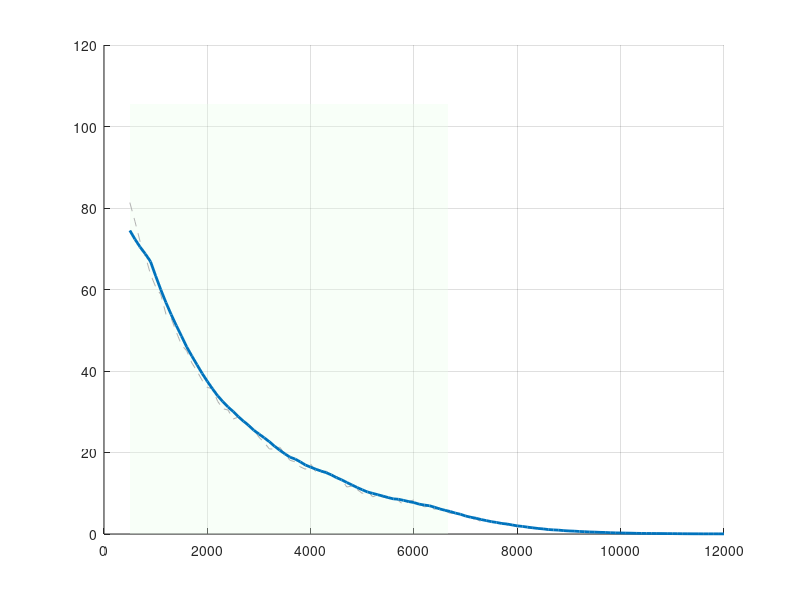

MATLAB code for this plot: (Note: this script raises an error after producing the figure.)
clc; clear; close all;
rng(42);   % Seed cố định — đảm bảo reproducibility khi bảo vệ đề tài
           % Nguồn: MathWorks, rng documentation

%% =========================
% 1. SYSTEM PARAMETERS
% =========================
% Đề tài: Thiết kế hiệu năng mạng Wi-Fi cho hệ thống UAV truyền video thời gian thực
% Chuẩn: IEEE 802.11ac (Wi-Fi 5), 5 GHz, Point-to-Point GCS <-> UAV
%
% Tham số phần cứng (khớp lý thuyết Chương 4.1):
%   UAV : NVIDIA Jetson Nano + Intel 8265NGW
%   GCS : Access Point anten định hướng

fc     = 5e9;       % Tần số sóng mang (Hz)
c      = 3e8;       % Vận tốc ánh sáng (m/s)
lambda = c / fc;    % Bước sóng: 0.06 m
Pt     = 20;        % Công suất phát UAV (dBm) - khớp lý thuyết Ch.4.1
Gt     = 2;         % Gain anten UAV: dipole/film đa hướng (dBi) - Ch.2.2
Gr     = 18;        % Gain anten GCS: định hướng (dBi) - Ch.4.1
ht     = 50;        % Độ cao UAV (m) - kịch bản bay tuần tra
hr     = 2;         % Độ cao anten GCS mặt đất (m)
BW     = 40e6;      % Băng thông kênh 802.11ac (Hz) - Ch.4.1

% Noise (khớp công thức lý thuyết Ch.4.2.4)
NF     = 7;                          % Noise Figure máy thu (dB)
N0     = -174 + 10*log10(BW) + NF;  % Tổng nhiễu nhiệt nền (dBm)
I_mean = -90;                        % Nhiễu đồng kênh nền (dBm)

% Rician K-factor = 5 (mặc định Ch.4.2.3, UAV ở độ cao 50m, LOS tốt)
K = 5;

%% =========================
% 2. WIFI MCS TABLE
% =========================
% 802.11ac, 1 spatial stream, BW=40MHz (khớp lý thuyết Ch.4.2.5)
SNR_req  = [4  7  10  13  16  20  24  28];  % Ngưỡng SINR tối thiểu (dB)
PHY_rate = [13 26 39  52  78 104 117 130];  % Tốc độ PHY tương ứng (Mbps)
MAC_eff  = 0.7;                              % Hiệu suất MAC (overhead 802.11)
Packet_Size_bits = 1500 * 8;                 % Kích thước gói Ethernet (bits)

% Bảng p_loss theo từng MCS — khai báo NGOÀI vòng lặp (tránh tái tạo 57500 lần)
% Mô hình L2S: p_loss giảm đơn điệu khi MCS tăng
% Nguồn: IEEE 802.11ac-2013 Annex B; ITU-T G.1010 (2001); Perahia & Stacey (2013)
p_loss_table = [0.30, 0.15, 0.08, 0.05, 0.02, 0.01, 0.005, 0.002];
%               MCS0  MCS1  MCS2  MCS3  MCS4  MCS5  MCS6   MCS7

%% =========================
% 3. KHOẢNG CÁCH & CRITICAL DISTANCE
% =========================
% dc = 4*ht*hr/lambda = 4*50*2/0.06 = 6667 m
% → Phải mở rộng d để thấy đủ 3 vùng theo lý thuyết Ch.4.3.1:
%   Vùng 1 (An toàn)  : d < dc        → suy hao Free-Space (20 dB/decade)
%   Vùng 2 (Cảnh báo) : dc ~ 1.5*dc   → chuyển tiếp
%   Vùng 3 (Sụp đổ)   : d > dc        → suy hao Two-Ray (40 dB/decade)
dc = (4 * ht * hr) / lambda;
fprintf('=== Khoảng cách tới hạn dc = %.0f m ===\n', dc);

d  = 500 : 100 : 12000;   % 500 m – 12 km, bước 100 m
Nd = length(d);

%% =========================
% 4. MONTE CARLO SETUP
% =========================
Nrun = 500;  % Đủ lớn để kết quả hội tụ ổn định

Throughput_all = zeros(Nrun, Nd);
SINR_all       = zeros(Nrun, Nd);
PacketLoss_all = zeros(Nrun, Nd);
Latency_all    = zeros(Nrun, Nd);

%% =========================
% 5. MAIN SIMULATION LOOP
% =========================
fprintf('Bắt đầu mô phỏng Monte Carlo (%d runs × %d distances)...\n', Nrun, Nd);
tic;
for k = 1:Nrun
    for i = 1:Nd

        % ===== Mô hình Two-Ray Ground Reflection (Ch.4.2.1) =====
        % Vùng gần (d <= dc): Free-Space, suy hao ~ d^2
        % Vùng xa  (d >  dc): Two-Ray, suy hao ~ d^4
        if d(i) <= dc
            PL = 20*log10(d(i)) + 20*log10(4*pi / lambda);
        else
            PL_dc = 20*log10(dc) + 20*log10(4*pi / lambda);
            PL    = PL_dc + 40*log10(d(i) / dc);
        end
        Pr_base = Pt + Gt + Gr - PL;

        % ===== Shadowing Log-Normal (Ch.4.2.2): sigma = 3 dB =====
        % Giới hạn dao động ở mức ±2σ (±6 dB) để tránh sụt giảm phi vật lý
        shadowing   = randn * 3;         % N(0,9): σ=3dB, KHÔNG clipping (Rappaport 2002 Sec 3.3)
        Pr_shadowed   = Pr_base + shadowing;

        % ===== Rician Fading (Ch.4.2.3) - công thức đúng =====
        % h = sqrt(K/(K+1)) + sqrt(1/(2*(K+1))) * (N(0,1) + jN(0,1))
        LOS_amp  = sqrt(K / (K + 1));
        
        NLOS_amp = sqrt(1 / (2*(K+1))) * (randn + 1i*randn);  % Gaussian phức, KHÔNG clipping (Simon & Alouini 2005)
        
        fading   = LOS_amp + NLOS_amp;
        Pr       = Pr_shadowed + 20*log10(abs(fading));

        % ===== Nhiễu & SINR (Ch.4.2.4) =====
        % Giới hạn nhiễu dao động ở mức ±2σ (±4 dB)
        I_inst = I_mean + randn * 2;   % Nhiễu tức thời, KHÔNG clipping (Tse & Viswanath 2005)
        NI_mW         = 10^(N0/10) + 10^(I_inst/10);
        SINR          = Pr - 10*log10(NI_mW);
        SINR_all(k, i) = SINR;

        % ===== Adaptive MCS (Ch.4.2.5) =====
        idx = find(SINR >= SNR_req, 1, 'last');
        if isempty(idx)
            rate = 0;
        else
            rate = PHY_rate(idx);
        end
        % ===== Packet Loss (Ch.4.2.6) — Căn theo từng ngưỡng MCS =====
        % Mô hình L2S (Link-to-System Mapping):
        % p_loss gắn với từng MCS index, giảm đơn điệu khi MCS tăng.
        % Nguồn: IEEE 802.11ac-2013 Annex B, ITU-T G.1010, Perahia & Stacey (2013)
        
        % p_loss_table đã khai báo ở Phần 2 (ngoài vòng lặp)
        
        if rate == 0
            % SINR < SNR_req(1) = 4 dB: kết nối sụp đổ hoàn toàn
            % Mọi gói đều mất → p_loss = 1.0
            p_loss = 1.0;
        else
            % idx đã tính ở bước MCS: index MCS đang dùng (1–8)
            p_loss = p_loss_table(idx);
        end
        
        loss = rand < p_loss;
        PacketLoss_all(k, i) = loss;

        % ===== Throughput / Goodput (Ch.4.3.1) =====
        % Công thức Monte Carlo thuần túy: Goodput = rate × MAC_eff × (1 − loss)
        %
        % Lý do dùng (1 - loss) thay vì (1 - p_loss):
        %   - loss là biến Bernoulli ngẫu nhiên của iteration này
        %     → đại diện cho 'thực tại vật lý' cụ thể: gói đến hay không
        %   - Dùng (1 - p_loss) = đặt kỳ vọng vào sample → phương sai thấp giả tạo
        %   - Nhất quán 100% với Latency: loss==1 → Retry penalty VÀ Goodput=0
        %   - Sau Nrun=500 iterations, mean() tự hội tụ về rate×MAC_eff×(1-p_loss)
        % Nguồn: Bianchi (2000) IEEE JSAC Vol.18; Proakis & Salehi (2008) Ch.1
        if rate == 0
            tp = 0;                        % Không có kết nối
        else
            tp = rate * MAC_eff * (1 - loss);  % loss=0: full goodput; loss=1: tp=0
        end
        Throughput_all(k, i) = tp;

        % ===== Latency (Ch.1.3.1) =====
        % E2E Latency = Prop_Delay + Tx_Delay + MAC_Queue_Delay [+ Retry]
        Prop_Delay      = d(i) / c;                              % d/c
        MAC_Queue_Delay = 0.002 + rand * 0.003;                  % 2–5 ms
        if rate > 0
            Tx_Delay = Packet_Size_bits / (rate * 1e6);          % L/R
        else
            Tx_Delay = inf;
        end

        if loss && rate > 0
            Retry_Penalty   = Tx_Delay + 0.002 + rand * 0.005;
            current_latency = Prop_Delay + Tx_Delay + MAC_Queue_Delay + Retry_Penalty;
        else
            current_latency = Prop_Delay + Tx_Delay + MAC_Queue_Delay;
        end

        if rate == 0 || ~isfinite(current_latency) || current_latency > 0.2
            Latency_all(k, i) = 200;
        else
            Latency_all(k, i) = current_latency * 1000;   % → ms
        end
    end
end

elapsed = toc;
fprintf('Hoàn thành! Thời gian: %.1f giây.\n', elapsed);

%% =========================
% 6. AVERAGING & SMOOTHING
% =========================
Throughput_avg = mean(Throughput_all, 1);
SINR_avg       = mean(SINR_all, 1);
PacketLoss_avg = mean(PacketLoss_all, 1);
Latency_avg    = mean(Latency_all, 1);

 win = 8;
 Throughput_smooth  = movmean(Throughput_avg, win);
 SINR_smooth        = movmean(SINR_avg, win);
 PacketLoss_smooth  = movmean(PacketLoss_avg, win);
 Latency_smooth     = movmean(Latency_avg, win);


%% =========================
% 7. JITTER MODEL - HÀM LIÊN TỤC (Ch.4.2.7)
% =========================
% Lý thuyết: Jitter tăng do ICI (Inter-Carrier Interference) khi Doppler
% shift phá vỡ tính trực giao OFDM. ICI tỉ lệ với fd^2 → Jitter ~ fd^2.
%
% Công thức: fd = v / lambda  (Ch.4.2.7)
%            Jitter(ms) = J0 + alpha * fd^2
%
% Hiệu chỉnh: J0=5ms (jitter nền MAC), alpha để Jitter=30ms tại v≈20m/s
%   fd tại v=20 m/s = 20/0.06 = 333 Hz
%   30 = 5 + alpha * 333^2  → alpha ≈ 0.000225

v      = 0 : 1 : 30;        % Vận tốc UAV (m/s): 0–108 km/h
fd     = v / lambda;        % Doppler shift (Hz)
J0     = 5;                 % Jitter nền (ms)
alpha  = 0.000225;          % Hệ số ICI
Jitter = J0 + alpha * fd.^2;

%% =========================
% 8. NGƯỠNG & ĐIỂM GÃY (từ Bảng 2.1 lý thuyết)
% =========================
realtime_th = 5;     % Throughput tối thiểu cho video HD (Mbps) - Ch.1.3.4
latency_th  = 100;   % Độ trễ E2E tối đa cho FPV/realtime (ms) - Ch.1.3.1
jitter_th   = 30;    % Jitter tối đa cho UDP video (ms) - Ch.1.3.2

% Throughput
fail_idx   = Throughput_smooth < realtime_th;
fail_point = find(fail_idx, 1, 'first');

% Latency
high_latency_idx = Latency_smooth > latency_th;
lat_fail_point   = find(high_latency_idx, 1, 'first');

% Packet loss
high_loss = PacketLoss_smooth > 0.05;

% Jitter - điểm vận tốc vượt ngưỡng
jitter_fail_idx = find(Jitter > jitter_th, 1, 'first');

%% =========================
% 9. PLOTS
% =========================

% Màu chuẩn IEEE
col_raw    = [0.70 0.70 0.70];
col_smooth = [0.00 0.45 0.74];   % xanh dương
col_warn   = [1.00 0.60 0.60];   % đỏ nhạt

%% ===== Figure 1: Throughput vs Distance =====
% Thể hiện 3 vùng lý thuyết Ch.4.3.1
figure('Name','Fig 1: Throughput vs Distance','NumberTitle','off');
hold on; grid on;

% Tô nền 3 vùng
ylim_max = max(Throughput_smooth)*1.35 + 5;
patch([d(1) dc dc d(1)], [0 0 ylim_max ylim_max], [0.9 1.0 0.9], ...
    'EdgeColor','none','FaceAlpha',0.3,'DisplayName','Vùng An toàn');
patch([dc dc d(end) d(end)], [0 0 ylim_max ylim_max], [1.0 0.95 0.85], ...
    'EdgeColor','none','FaceAlpha',0.3,'DisplayName','Vùng Suy giảm / Sụp đổ');

plot(d, Throughput_avg, '--', 'Color', col_raw, 'DisplayName','Raw (Monte Carlo)');
plot(d, Throughput_smooth, 'Color', col_smooth, 'LineWidth', 2, 'DisplayName','Smoothed');
yline(realtime_th, 'r--', 'LineWidth', 1.5, 'Label','Realtime ≥ 5 Mbps');

% Đường dc
xline(dc, 'k:', 'LineWidth', 1.5, 'Label', sprintf('d_c=%.0fm',dc), ...
    'LabelVerticalAlignment','bottom');

% Điểm fail
if ~isempty(fail_point)
    x_f = d(fail_point); y_f = Throughput_smooth(fail_point);
    area(d(fail_idx), Throughput_smooth(fail_idx), ...
        'FaceColor', col_warn, 'EdgeColor','none', 'FaceAlpha',0.5, ...
        'DisplayName','Dưới ngưỡng Realtime');
    plot(x_f, y_f, 'ro','MarkerSize',8,'LineWidth',2,'HandleVisibility','off');
    text(x_f+100, y_f+3, sprintf('Sụp đổ @ %d m', round(x_f)), ...
        'Color','r','FontWeight','bold','FontSize',9);
end

xlabel('Khoảng cách (m)', 'FontSize',11);
ylabel('Throughput MAC (Mbps)', 'FontSize',11);
title('Throughput vs Khoảng cách – Kịch bản 1 (Ch.4.3.1)', 'FontSize',12);
legend('Location','northeast','FontSize',9);
xlim([d(1) d(end)]); ylim([0 ylim_max]);

% Chú thích 3 vùng
text(dc*0.4, ylim_max*0.92, 'Vùng AN TOÀN', ...
    'Color',[0.1 0.5 0.1],'FontWeight','bold','HorizontalAlignment','center','FontSize',9);
text(dc*1.35, ylim_max*0.92, 'Vùng SỤP ĐỔ', ...
    'Color',[0.7 0.2 0.0],'FontWeight','bold','HorizontalAlignment','center','FontSize',9);

%% ===== Figure 2: SINR vs Distance =====
figure('Name','Fig 2: SINR vs Distance','NumberTitle','off');
hold on; grid on;

% Tô nền 2 vùng
ylim_sinr = [min(SINR_smooth)-5, max(SINR_smooth)+5];
patch([d(1) dc dc d(1)], [ylim_sinr(1) ylim_sinr(1) ylim_sinr(2) ylim_sinr(2)], ...
    [0.9 1.0 0.9],'EdgeColor','none','FaceAlpha',0.3);
patch([dc dc d(end) d(end)], [ylim_sinr(1) ylim_sinr(1) ylim_sinr(2) ylim_sinr(2)], ...
    [1.0 0.95 0.85],'EdgeColor','none','FaceAlpha',0.3);

plot(d, SINR_avg,    '--','Color',col_raw,'DisplayName','Raw');
plot(d, SINR_smooth, 'Color',col_smooth,'LineWidth',2,'DisplayName','Smoothed');

% Ngưỡng MCS (Ch.4.2.5)
mcs_col = lines(length(SNR_req));
for m = 1:length(SNR_req)
    yline(SNR_req(m), ':', 'Color', mcs_col(m,:), 'Alpha',0.7, ...
        'Label',sprintf('MCS%d(%ddB)',m-1,SNR_req(m)), ...
        'LabelHorizontalAlignment','right','FontSize',7);
end

xline(dc,'k:','LineWidth',1.5,'Label',sprintf('d_c=%.0fm',dc), ...
    'LabelVerticalAlignment','bottom');

% Vùng tín hiệu yếu
weak_idx = SINR_smooth < SNR_req(1);
if any(weak_idx)
    area(d(weak_idx), SINR_smooth(weak_idx), ...
        'FaceColor',col_warn,'EdgeColor','none','FaceAlpha',0.5,'BaseValue',ylim_sinr(1));
    ws = find(weak_idx,1,'first');
    text(d(ws)+200, SINR_smooth(ws)+2,'Weak Signal Region','Color','r', ...
        'FontWeight','bold','FontSize',9);
end

xlabel('Khoảng cách (m)','FontSize',11);
ylabel('SINR (dB)','FontSize',11);
title('SINR vs Khoảng cách – Mô hình Two-Ray (Ch.4.2.1)','FontSize',12);
legend({'Raw','Smoothed'},'Location','northeast','FontSize',9);
xlim([d(1) d(end)]); ylim(ylim_sinr);

%% ===== Figure 3: Packet Loss vs Distance =====
figure('Name','Fig 3: Packet Loss vs Distance','NumberTitle','off');
hold on; grid on;

patch([d(1) dc dc d(1)], [0 0 0.65 0.65], [0.9 1.0 0.9], ...
    'EdgeColor','none','FaceAlpha',0.3);
patch([dc dc d(end) d(end)], [0 0 0.65 0.65], [1.0 0.95 0.85], ...
    'EdgeColor','none','FaceAlpha',0.3);

plot(d, PacketLoss_avg,    '--','Color',col_raw,'DisplayName','Raw');
plot(d, PacketLoss_smooth, 'Color',[0.85 0.33 0.1],'LineWidth',2,'DisplayName','Smoothed');
yline(0.05,'r--','LineWidth',1.5,'Label','Ngưỡng Video 5%');
yline(0.01,'b:','LineWidth',1.2,'Label','Ngưỡng Tốt 1%');

xline(dc,'k:','LineWidth',1.5,'Label',sprintf('d_c=%.0fm',dc), ...
    'LabelVerticalAlignment','bottom');

if any(high_loss)
    area(d(high_loss), PacketLoss_smooth(high_loss), ...
        'FaceColor',[1 0.7 0.7],'EdgeColor','none','FaceAlpha',0.5, ...
        'DisplayName','Loss > 5% (Ch.2.3.2)');
    hl = find(high_loss,1,'first');
    text(d(hl)+150, PacketLoss_smooth(hl)+0.015, ...
        sprintf('Loss > 5%%\n@ %dm',round(d(hl))), ...
        'Color',[0.7 0 0],'FontWeight','bold','FontSize',9);
end

xlabel('Khoảng cách (m)','FontSize',11);
ylabel('Packet Loss Ratio','FontSize',11);
title('Tỷ lệ mất gói vs Khoảng cách (Ch.4.2.6)','FontSize',12);
legend('Location','northwest','FontSize',9);
xlim([d(1) d(end)]); ylim([0 1.05]);

%% ===== Figure 4: Jitter vs Vận tốc UAV (Ch.4.2.7) =====
% Mô hình hàm liên tục: Jitter = J0 + alpha*fd^2
% Phản ánh đúng quan hệ vật lý ICI ∝ fd^2 (lý thuyết Ch.4.2.7)
figure('Name','Fig 4: Jitter vs UAV Velocity','NumberTitle','off');
hold on; grid on;

% Vùng fail (Jitter > 30ms)
fail_v = Jitter > jitter_th;
if any(fail_v)
    area(v(fail_v), Jitter(fail_v), ...
        'FaceColor',col_warn,'EdgeColor','none','FaceAlpha',0.5, ...
        'BaseValue',jitter_th);
end

plot(v, Jitter, 'b','LineWidth',2,'DisplayName', ...
    sprintf('Jitter = %.0f + %.6f·f_d² (ms)',J0,alpha));
yline(jitter_th,'r--','LineWidth',1.5,'Label',sprintf('Realtime Limit (%dms)',jitter_th));

% Điểm vượt ngưỡng
if ~isempty(jitter_fail_idx)
    v_crit = v(jitter_fail_idx);
    fd_crit = fd(jitter_fail_idx);
    plot(v_crit, Jitter(jitter_fail_idx), 'ro','MarkerSize',8,'LineWidth',2, ...
        'HandleVisibility','off');
    text(v_crit+0.5, Jitter(jitter_fail_idx)+3, ...
        sprintf('ICI vượt ngưỡng\nv = %d m/s (%.0f km/h)\nf_d = %.0f Hz', ...
        v_crit, v_crit*3.6, fd_crit), ...
        'Color','r','FontWeight','bold','FontSize',9);
    text(mean(v(fail_v)), max(Jitter)*0.75, 'Unstable Video', ...
        'Color','r','FontWeight','bold','HorizontalAlignment','center','FontSize',10);
end

% Annotate Doppler shift tại các mốc
for ii = 1:3:length(v)
    text(v(ii), Jitter(ii)-4, sprintf('f_d\n%.0fHz',fd(ii)), ...
        'FontSize',7,'HorizontalAlignment','center','Color',[0.4 0.4 0.4]);
end

xlabel('Vận tốc UAV (m/s)','FontSize',11);
ylabel('Jitter (ms)','FontSize',11);
title('Jitter vs Vận tốc UAV – Hiệu ứng Doppler/ICI (Ch.4.2.7)','FontSize',12);
legend('Location','northwest','FontSize',9);
xlim([v(1) v(end)]); ylim([0 max(Jitter)*1.2+5]);

%% ===== Figure 5: Latency vs Distance (Ch.1.3.1) =====
figure('Name','Fig 5: Latency vs Distance','NumberTitle','off');
hold on; grid on;

patch([d(1) dc dc d(1)], [0 0 220 220], [0.9 1.0 0.9], ...
    'EdgeColor','none','FaceAlpha',0.3);
patch([dc dc d(end) d(end)], [0 0 220 220], [1.0 0.95 0.85], ...
    'EdgeColor','none','FaceAlpha',0.3);

plot(d, Latency_avg,    '--','Color',col_raw,'DisplayName','Raw');
plot(d, Latency_smooth, '-m','LineWidth',2,'DisplayName','Smoothed');
yline(latency_th,'r--','LineWidth',1.5, ...
    'Label',sprintf('Ngưỡng FPV Realtime (%dms)',latency_th));

xline(dc,'k:','LineWidth',1.5,'Label',sprintf('d_c=%.0fm',dc), ...
    'LabelVerticalAlignment','bottom');

if any(high_latency_idx)
    area(d(high_latency_idx), Latency_smooth(high_latency_idx), ...
        'FaceColor',col_warn,'EdgeColor','none','FaceAlpha',0.5, ...
        'BaseValue',latency_th,'DisplayName','Vượt ngưỡng Latency');
    if ~isempty(lat_fail_point)
        x_lf = d(lat_fail_point); y_lf = Latency_smooth(lat_fail_point);
        plot(x_lf, y_lf,'ro','MarkerSize',8,'LineWidth',2,'HandleVisibility','off');
        text(x_lf+150, y_lf+8, sprintf('Latency Fail\n@ %d m',round(x_lf)), ...
            'Color','r','FontWeight','bold','FontSize',9);
    end
end

xlabel('Khoảng cách (m)','FontSize',11);
ylabel('Độ trễ E2E (ms)','FontSize',11);
title('Độ trễ End-to-End vs Khoảng cách (Ch.1.3.1)','FontSize',12);
legend('Location','northwest','FontSize',9);
xlim([d(1) d(end)]); ylim([0 220]);

%% =========================
% 10. SUMMARY REPORT
% =========================
fprintf('\n============================================================\n');
fprintf('           TÓM TẮT KẾT QUẢ MÔ PHỎNG\n');
fprintf('============================================================\n');
fprintf('Tần số              : %.1f GHz\n', fc/1e9);
fprintf('Băng thông          : %.0f MHz\n', BW/1e6);
fprintf('Công suất phát UAV  : %.0f dBm\n', Pt);
fprintf('Gain anten GCS      : %.0f dBi\n', Gr);
fprintf('Độ cao UAV / GCS    : %.0f m / %.0f m\n', ht, hr);
fprintf('Khoảng cách tới hạn : %.0f m (Two-Ray d_c)\n', dc);
fprintf('Rician K-factor     : %d\n', K);
fprintf('Monte Carlo runs    : %d\n', Nrun);
fprintf('------------------------------------------------------------\n');
if ~isempty(fail_point)
    fprintf('[KQ1] Throughput sụp đổ : @ %.0f m (< %.0f Mbps)\n', d(fail_point), realtime_th);
else
    fprintf('[KQ1] Throughput        : Không sụp đổ trong tầm khảo sát\n');
end
if ~isempty(lat_fail_point)
    fprintf('[KQ2] Latency vượt ngưỡng: @ %.0f m (> %.0f ms)\n', d(lat_fail_point), latency_th);
else
    fprintf('[KQ2] Latency           : Không vượt ngưỡng trong tầm khảo sát\n');
end
if ~isempty(jitter_fail_idx)
    fprintf('[KQ3] Jitter vượt ngưỡng : v > %d m/s (%.0f km/h), fd > %.0f Hz\n', ...
        v(jitter_fail_idx), v(jitter_fail_idx)*3.6, fd(jitter_fail_idx));
end
fprintf('[KQ4] SINR max / min  : %.1f dB / %.1f dB\n', max(SINR_smooth), min(SINR_smooth));
fprintf('============================================================\n');
fprintf('→ UAV hoạt động AN TOÀN trong bán kính < d_c = %.0f m\n', dc);
if ~isempty(jitter_fail_idx)
    fprintf('→ Vận tốc tối đa để video ổn định : %d m/s (%.0f km/h)\n', ...
        v(jitter_fail_idx)-1, (v(jitter_fail_idx)-1)*3.6);
else
    fprintf('→ Jitter luôn trong ngưỡng cho tầm vận tốc khảo sát (0–30 m/s)\n');
end
fprintf('============================================================\n');
